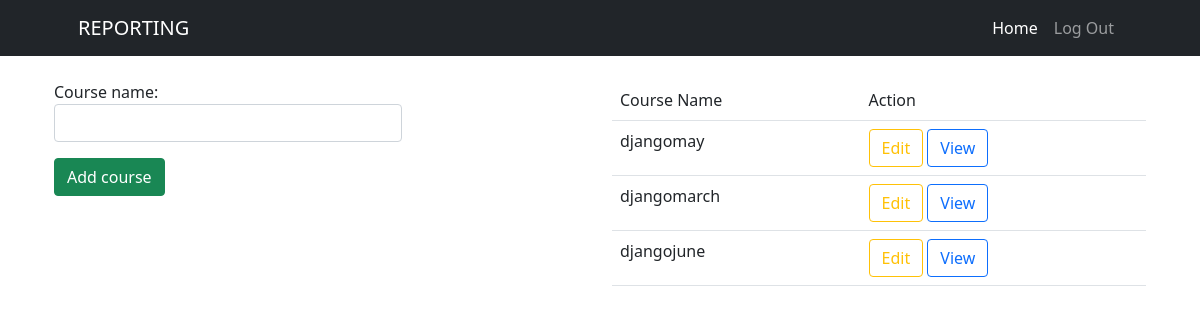
The app's page /centerhead/users/courses/add (signed in) with its own data.
### reporting/models.py (models this page shows, shortened)
class Course(models.Model):
    course_name=models.CharField(max_length=100,unique=True)
    is_active=models.BooleanField(default=True)

### reporting/views.py (the view)
# urls.py: path("users/courses/add",views.CourseAdd.as_view(),name='addcourse'),
@method_decorator(admin_permission_required,name="dispatch")
class CourseAdd(CreateView):
    model = Course
    form_class = forms.CourseAddForm
    template_name = 'reporting/course_list.html'
    success_url = reverse_lazy('adminhome')
    context = {}
    def get_context_data(self, **kwargs):
        context=super().get_context_data(**kwargs)
        context['courses']=self.model.objects.all()
        return context

### reporting/forms.py
class CourseAddForm(ModelForm):
    class Meta:
        model = Course
        fields = ["course_name"]
        widgets = {
            "course_name": forms.TextInput(attrs={"class": "form-control"}),
        }

### reporting/templates/reporting/course_list.html (shortened to what this page needs)
<!DOCTYPE html>
{%extends 'reporting/base.html' %}
{%block body_block%}
<div class="container">
    <div class="row mt-4">
        <div class="col-4">
            <form action="" method="post">
                {{form.as_p}}
                <button type="submit" class="btn btn-success">Add course</button>
            </form>
        </div>
        <div class="col-2"></div>
        <div class="col-6">
            <table class="table">
                <tr>
                    <td>Course Name</td>
                    <td>Action</td>
                </tr>
                {%for course in courses%}
                <tr>
                    <td>{{course.course_name}}</td>
                    <td><a href="{%url 'editcourse' course.id%}" class="btn btn-outline-warning rounded">Edit</a>
                    <a href="{%url 'coursedetails' course.id %}" class="btn btn-outline-primary">View</a></td>
                </tr>
                {%endfor%}
            </table>
        </div>
    </div>
</div>
{% endblock %}

### records on screen
Course: course_name "djangomay"
Course: course_name "djangomarch"
Course: course_name "djangojune"
